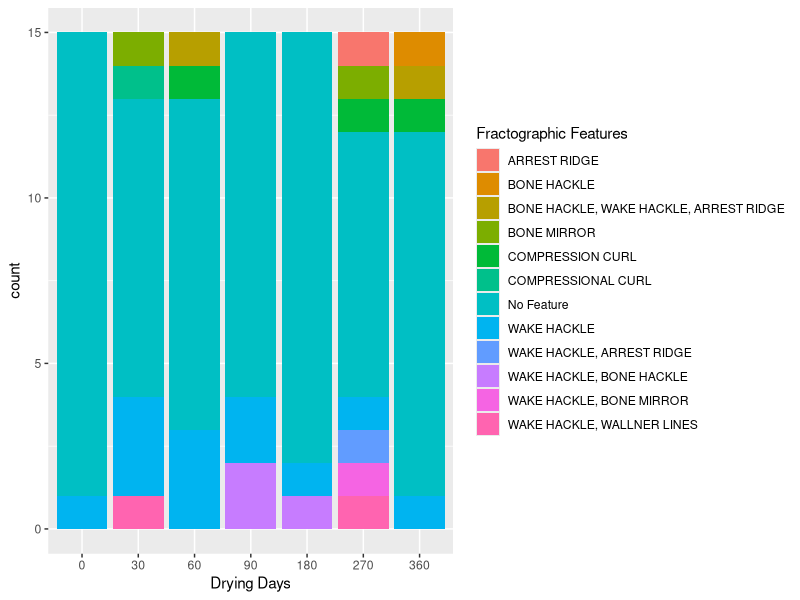
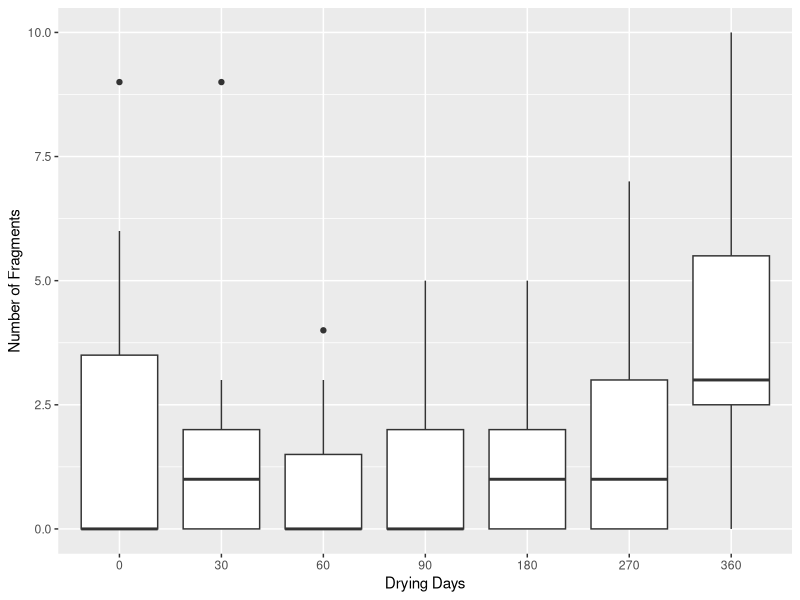
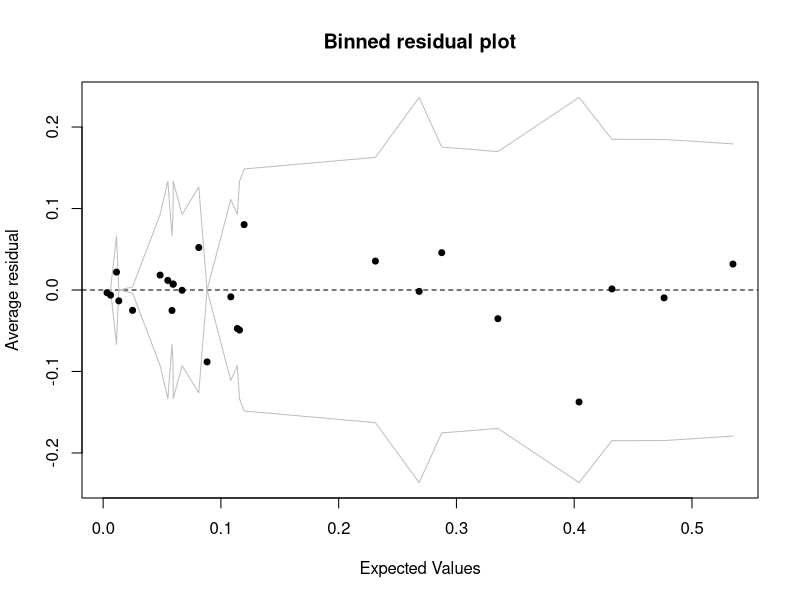
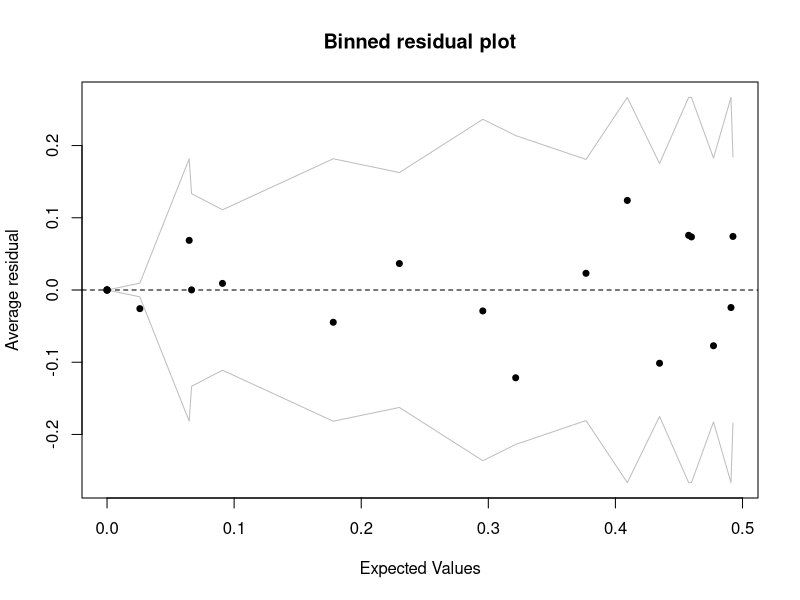
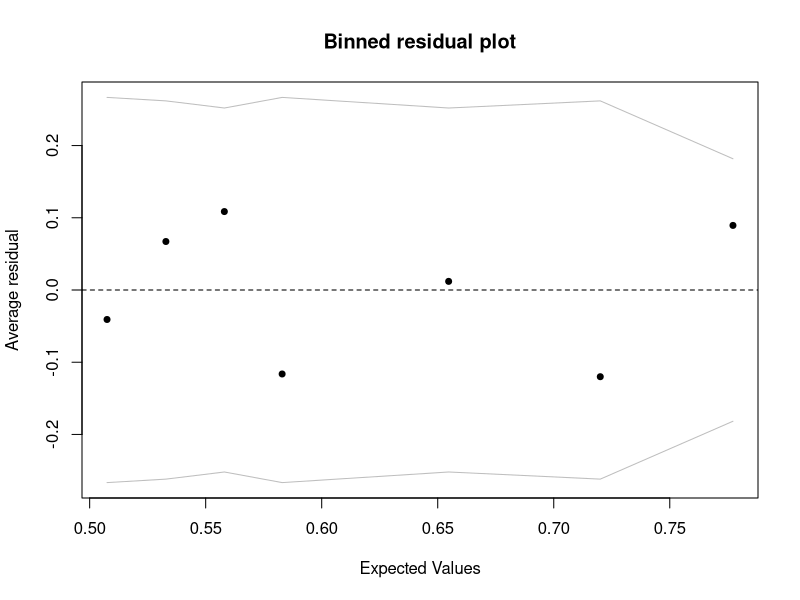
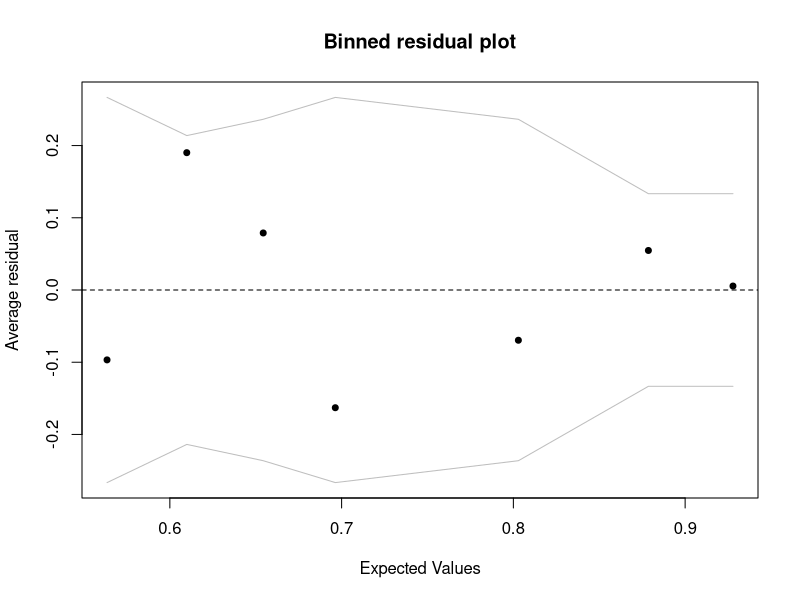
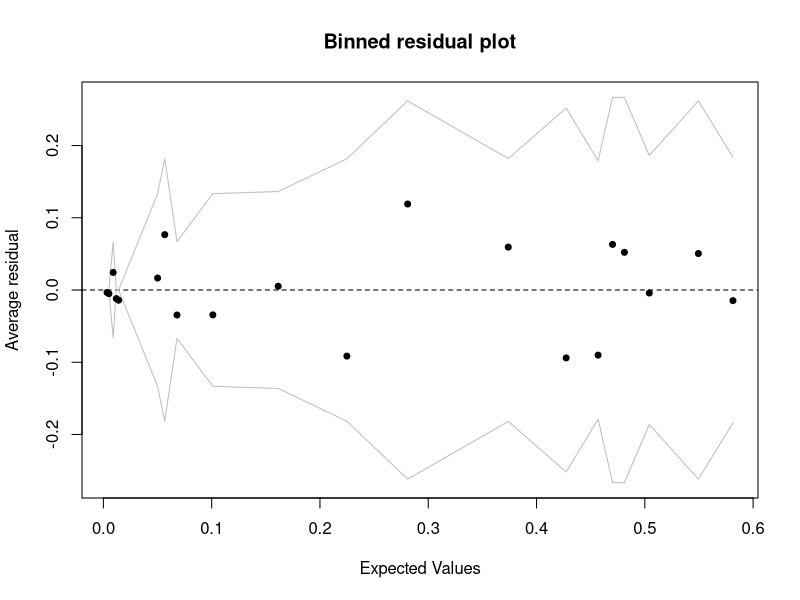
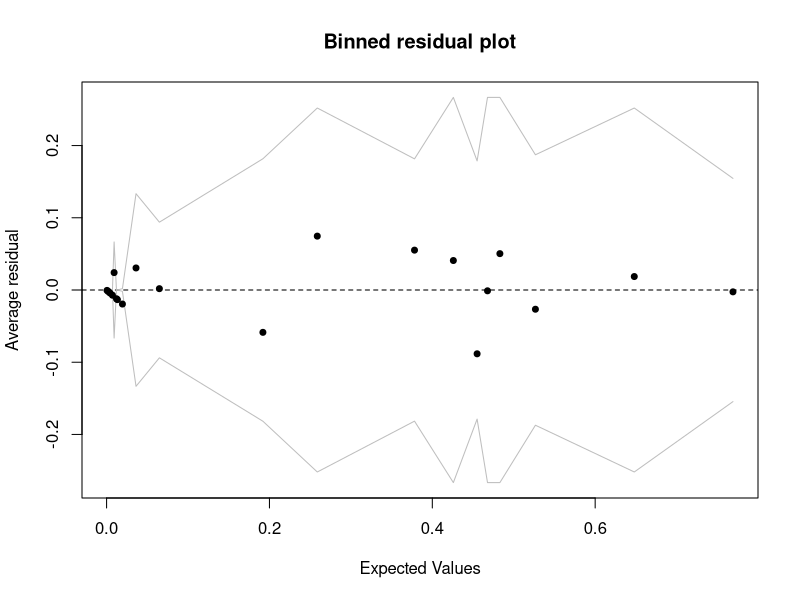

Write R code to recreate these figures, in order.
## ---- chunk 1
knitr::opts_chunk$set(echo = FALSE)
library(tidyverse)
library(readxl)
library(dplyr)
library(nnet)
library(rlist)
library(arm)
library(knitr)
library(MASS)
# loading packages
## ---- chunk 2
bone <- readxl::read_xlsx("BU Thesis Data.xlsx", sheet = 2)
drop<-c()
for (i in 1:nrow(bone))  {
  if (is.na(bone$`Bone Type`[i])){
    drop <- c(drop, i)
  }
}
bone<-bone[-drop,]
# read bone and drop the date without information
# ignore unobserved bone
bone <- dplyr::select(bone,-`Bone Type`,-`Percentage of Feature Present`)
# select columns from Bone Type to Percentage of Feature Present
bone$`Bone Specimen` <- gsub("\\,.*","", bone$`Bone Specimen`)
bone$`Bone Specimen` <- gsub("[^0-9]","", bone$`Bone Specimen`)
bone$`days`<-as.numeric(bone$`Bone Specimen`)
bone<-mutate(bone,`Bone Specimen`=fct_relevel(`Bone Specimen`,'0','30','60','90','180','270','360'))
# creating variable drying day
typeof(bone$`Bone Specimen`)
bone$`Fractographic Features`[bone$`Fractographic Features`=="N/A"]<-"No Feature"
bone$`Fracture Angle`[bone$`Fracture Angle`=="N/A"]<-"non applicable"
bone$`Fracture Type`[bone$`Fracture Type`=="N/A"]<-"non applicable"
bone$`Fracture Surface`[bone$`Fracture Surface`=="N/A"]<-"non applicable"
bone$`Fracture Outline`[bone$`Fracture Outline`=="N/A"]<-"non applicable"
#Clean dependent variable
bone$`Bisecting Fracture`<-factor(bone$`Bisecting Fracture`)
bone$`Fracture-like`<-factor(bone$`Fracture-like`)
bone$`Fracture Angle`<-factor(bone$`Fracture Angle`)
bone$`Fracture Type`<-factor(bone$`Fracture Type`)
bone$`Fracture Surface`<-factor(bone$`Fracture Surface`)
bone$`Fracture Outline`<-factor(bone$`Fracture Outline`)
bone$`Fractographic Features`<-factor(bone$`Fractographic Features`)
# transfer variables to factor 
## ---- chunk 3
options(digits = 2) 
table1<-rbind(table(bone$`Bisecting Fracture`,bone$`Bone Specimen`)[2,]/15,table(bone$`Fracture-like`,bone$`Bone Specimen`)[2,]/15)
row.names(table1)<-c('Bisecting percentage','Fracture-like percentage')
kable(table1,caption = 'Bisecting Fracture and Fracture-like percentage for different drying-day groups')
ggplot(data = bone) + geom_bar(mapping = aes(x = `Bone Specimen`, fill = `Fractographic Features`))+labs(x="Drying Days")
ggplot(data = bone, mapping = aes(x = `Bone Specimen`, y = `Number of Fragments`)) + geom_boxplot()+labs(x="Drying Days")
## ---- chunk 4
fit.Fracture_Type<-multinom(bone$`Fracture Type`~bone$days,trace = FALSE)
summary(fit.Fracture_Type)
binnedplot(fitted(fit.Fracture_Type),resid(fit.Fracture_Type,type="response"))
## ---- chunk 5
t_stat_type <- summary(fit.Fracture_Type)$coefficients / summary(fit.Fracture_Type)$standard.errors
t_stat_type
## ---- chunk 6
fit.Fracture_Surface<-multinom(bone$`Fracture Surface`~bone$days,trace = FALSE)
summary(fit.Fracture_Surface)
binnedplot(fitted(fit.Fracture_Surface),resid(fit.Fracture_Surface,type="response"))
## ---- chunk 7
t_stat_Surface <- summary(fit.Fracture_Surface)$coefficients / summary(fit.Fracture_Surface)$standard.errors
t_stat_Surface
## ---- chunk 8
fit.Bisect_Fracture<-glm(bone$`Bisecting Fracture`~bone$days,family = binomial())
summary(fit.Bisect_Fracture) #estimated coefficients & p-value
## ---- chunk 9
binnedplot(fitted(fit.Bisect_Fracture),resid(fit.Bisect_Fracture,type="response"))
## ---- chunk 10
fit.Fracture_like<-glm(bone$`Fracture-like`~bone$days,family = binomial())
summary(fit.Fracture_like) #estimated coefficients, p-value
## ---- chunk 11
binnedplot(fitted(fit.Fracture_like),resid(fit.Fracture_like,type="response"))
## ---- chunk 12
fit.Fracture_Angle<-multinom(bone$`Fracture Angle`~bone$days,trace = FALSE)
summary(fit.Fracture_Angle)
## ---- chunk 13
z <- summary(fit.Fracture_Angle)$coefficients / summary(fit.Fracture_Angle)$standard.errors
p <- (1-pnorm(abs(z),0,1)) * 2
p     # How to interpret significant part ??? 
## ---- chunk 14
binnedplot(fitted(fit.Fracture_Angle),resid(fit.Fracture_Angle,type="response"))
## ---- chunk 15
fit.Number_of_Fragments1 <- glm(bone$`Number of Fragments` ~ bone$days, family="poisson")
coef(fit.Number_of_Fragments1) #estimated coefficients
pchisq(fit.Number_of_Fragments1$deviance,df=fit.Number_of_Fragments1$df.residual, lower.tail=FALSE)
## ---- chunk 16
fit.Number_of_Fragments2 <- glm.nb(bone$`Number of Fragments` ~ bone$days)
summary(fit.Number_of_Fragments2)
pchisq(fit.Number_of_Fragments2$deviance,df=fit.Number_of_Fragments2$df.residual, lower.tail=FALSE)
## ---- chunk 17
fit.Fracture_Outline<-multinom(bone$`Fracture Outline`~bone$days,trace = FALSE)
coef(fit.Fracture_Outline) #estimated coefficients
## ---- chunk 18
z <- summary(fit.Fracture_Outline)$coefficients / summary(fit.Fracture_Outline)$standard.errors
p <- (1-pnorm(abs(z),0,1)) * 2
p
## ---- chunk 19
binnedplot(fitted(fit.Fracture_Outline),resid(fit.Fracture_Outline,type="response"))
## ---- chunk 20
fit.Fractographic_Features<-multinom(bone$`Fractographic Features`~bone$days,trace = FALSE)
coef(fit.Fractographic_Features)   #compression curl == compressional curl 
## ---- chunk 21
z <- summary(fit.Fractographic_Features)$coefficients / summary(fit.Fractographic_Features)$standard.errors
p <- (1-pnorm(abs(z),0,1)) * 2
p
## ---- chunk 22
binnedplot(fitted(fit.Fractographic_Features),resid(fit.Fractographic_Features,type="response"))
## ---- chunk 23
bone$`WAKE HACKLE`<-rep(0,nrow(bone))
bone$`WAKE HACKLE`[grepl('WAKE HACKLE', bone$`Fractographic Features`)]<-1

bone$`BONE HACKLE`<-rep(0,nrow(bone))
bone$`BONE HACKLE`[grepl('BONE HACKLE', bone$`Fractographic Features`)]<-1

bone$`BONE MIRROR`<-rep(0,nrow(bone))
bone$`BONE MIRROR`[grepl('BONE MIRROR', bone$`Fractographic Features`)]<-1

bone$`CANTILEVER CURL`<-rep(0,nrow(bone))
bone$`CANTILEVER CURL`[grepl('CANTILEVER CURL', bone$`Fractographic Features`)]<-1

bone$`ARREST RIDGE`<-rep(0,nrow(bone))
bone$`ARREST RIDGE`[grepl('ARREST RIDGE', bone$`Fractographic Features`)]<-1

bone$`WALLNER LINES`<-rep(0,nrow(bone))
bone$`WALLNER LINES`[grepl('WALLNER LINES', bone$`Fractographic Features`)]<-1
## ---- chunk 24
tb.1 = table(bone$`WAKE HACKLE`, bone$`BONE HACKLE`) 
chisq.test(tb.1) 
tb.2 = table(bone$`WAKE HACKLE`, bone$`BONE MIRROR`) 
chisq.test(tb.2) 
tb.3 = table(bone$`WAKE HACKLE`, bone$`CANTILEVER CURL`) 
chisq.test(tb.3) 
tb.4 = table(bone$`WAKE HACKLE`, bone$`ARREST RIDGE`) 
chisq.test(tb.4) 
tb.5 = table(bone$`WAKE HACKLE`, bone$`WALLNER LINES`) 
chisq.test(tb.5) 
tb.6 = table(bone$`BONE HACKLE`, bone$`BONE MIRROR`) 
chisq.test(tb.6) 
tb.7 = table(bone$`BONE HACKLE`, bone$`CANTILEVER CURL`) 
chisq.test(tb.7) 
tb.8 = table(bone$`BONE HACKLE`, bone$`ARREST RIDGE`) 
chisq.test(tb.8) 
tb.9 = table(bone$`BONE HACKLE`, bone$`WALLNER LINES`) 
chisq.test(tb.9)
tb.10 = table(bone$`BONE MIRROR`, bone$`CANTILEVER CURL`) 
chisq.test(tb.10)
tb.11 = table(bone$`BONE MIRROR`, bone$`ARREST RIDGE`) 
chisq.test(tb.11)
tb.12 = table(bone$`BONE MIRROR`, bone$`WALLNER LINES`) 
chisq.test(tb.12)
tb.13 = table(bone$`CANTILEVER CURL`, bone$`ARREST RIDGE`) 
chisq.test(tb.13)
tb.14 = table(bone$`CANTILEVER CURL`, bone$`WALLNER LINES`) 
chisq.test(tb.14)
tb.15 = table(bone$`ARREST RIDGE`, bone$`WALLNER LINES`) 
chisq.test(tb.15)
## ---- chunk 25
fit.Feature.1<-glm(bone$`WAKE HACKLE`~bone$days,family = binomial())
summary(fit.Feature.1)
binnedplot(fitted(fit.Feature.1),resid(fit.Feature.1,type="response"))
## ---- chunk 26
fit.Feature.2<-glm(bone$`BONE HACKLE`~bone$days,family = binomial())
summary(fit.Feature.2)
binnedplot(fitted(fit.Feature.2),resid(fit.Feature.2,type="response"))
## ---- chunk 27
fit.Feature.3<-glm(bone$`BONE MIRROR`~bone$days,family = binomial())
summary(fit.Feature.3)
binnedplot(fitted(fit.Feature.3),resid(fit.Feature.3,type="response"))
## ---- chunk 28
fit.Feature.4<-glm(bone$`CANTILEVER CURL`~bone$days,family = binomial())
summary(fit.Feature.4)
binnedplot(fitted(fit.Feature.4),resid(fit.Feature.4,type="response"))
## ---- chunk 29
fit.Feature.5<-glm(bone$`ARREST RIDGE`~bone$days,family = binomial())
summary(fit.Feature.5)
binnedplot(fitted(fit.Feature.5),resid(fit.Feature.5,type="response"))
## ---- chunk 30
fit.Feature.6<-glm(bone$`WALLNER LINES`~bone$days,family = binomial())
summary(fit.Feature.6)
binnedplot(fitted(fit.Feature.6),resid(fit.Feature.6,type="response"))
